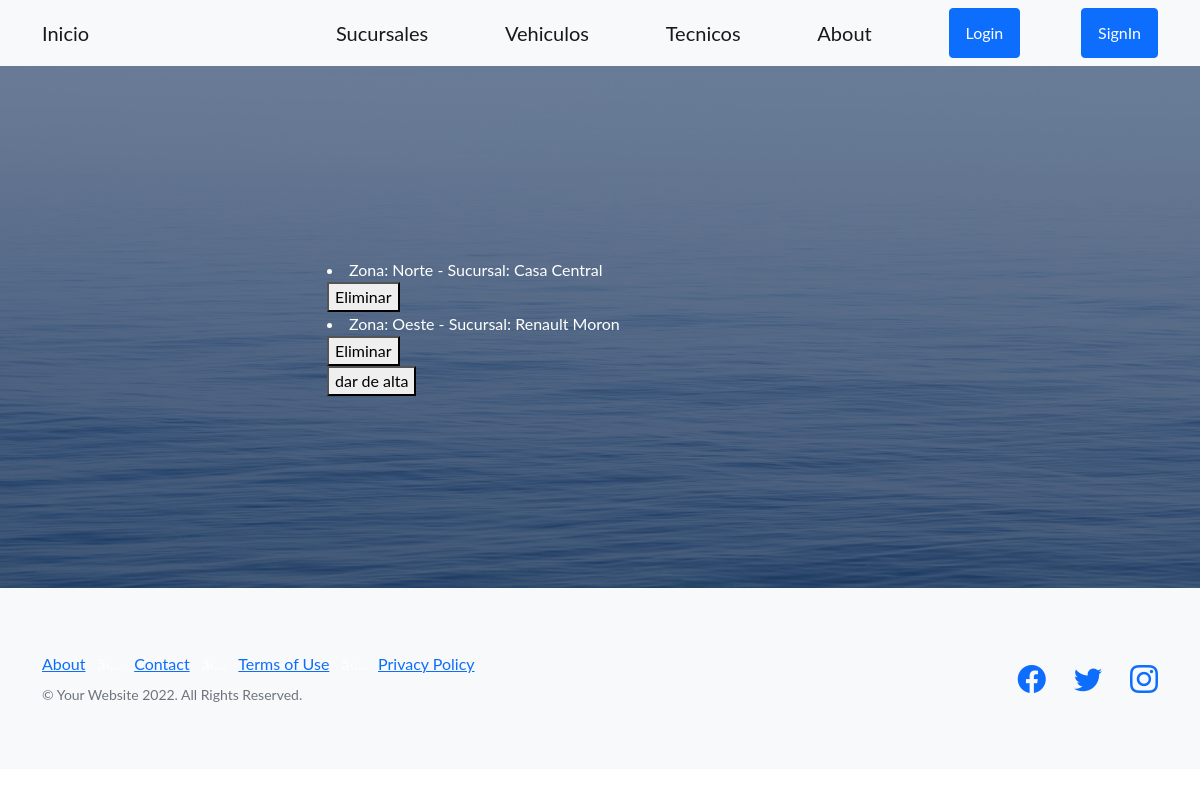
The app's page /readsuc/, older data.
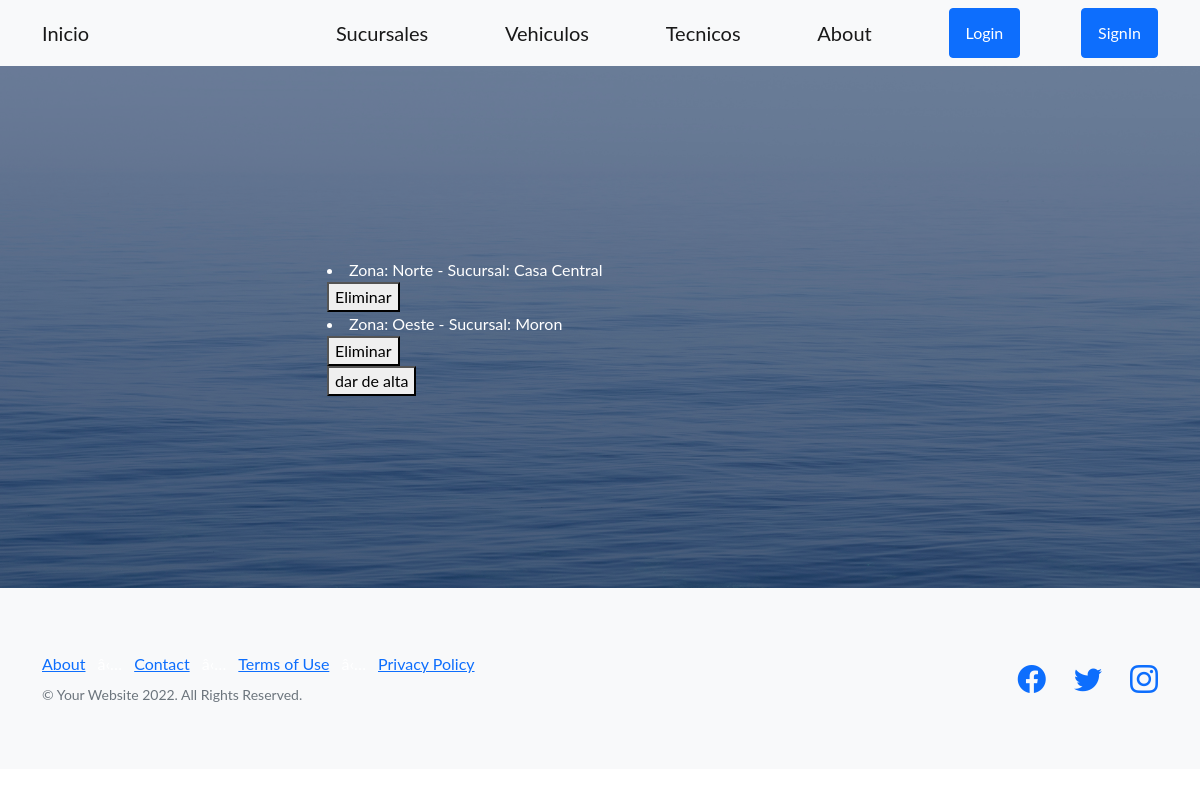
The same page, newer data.
### app_final/models.py (models this page shows)
class Sucuarsales(models.Model):
    zona = models.CharField(max_length=40)
    rsoc = models.CharField(max_length=40)
    def __str__(self):
        return f'Zona: {self.zona} - Sucursal: {self.rsoc}'

### app_final/views.py (the view)
# urls.py: path('readsuc/', ReadSucursales, name='readsuc'),
def ReadSucursales(request):
    sucursales = Sucuarsales.objects.all()
    contexto = {'Sucursales': sucursales}
    return render(request, 'ReadSucursales.html', contexto)

### Final/Templates/ReadSucursales.html
{% extends 'padre.html' %}
{% block bloqueLibre1 %}
<body style="color: rgb(255, 255, 255)">
    {% for s in Sucursales %}
        <li>{{s}}</li>
        <div>
            <form action="{% url 'delsuc' s.zona %}"  method="POST"> {% csrf_token %}
                <button type="submit">Eliminar</button>
            </form>
        </div>
    {% endfor %}
    <form action="{% url 'formsuc'%}">
        <button type="submit">dar de alta</button>
    </form>
        </div>
</body>
{% endblock bloqueLibre1 %}

Row changes from the older to the newer data that the page shows:
removed Sucuarsales: zona+rsoc "Zona: Oeste - Sucursal: Renault Moron"
added Sucuarsales: zona+rsoc "Zona: Oeste - Sucursal: Moron"
